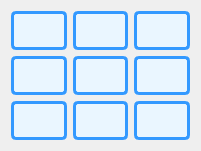
   <widget class="QWidget" name="gridLayoutWidget_22">
    <property name="geometry">
     <rect>
      <x>10</x>
      <y>390</y>
      <width>201</width>
      <height>151</height>
     </rect>
    </property>
    <layout class="QGridLayout" name="gridLayout_26">
     <item row="1" column="0">
      <widget class="QLabel" name="d23">
       <property name="styleSheet">
        <string notr="true">QLabel {
    background-color: #eaf6ff;
    border: 3px solid #3399ff;
    border-radius: 5px;
    color: #003366;
    font: bold 10pt &quot;Segoe UI&quot;;
    qproperty-alignment: AlignCenter;
}
</string>
       </property>
       <property name="text">
        <string/>
       </property>
      </widget>
     </item>
     <item row="2" column="0">
      <widget class="QLabel" name="d26">
       <property name="styleSheet">
        <string notr="true">QLabel {
    background-color: #eaf6ff;
    border: 3px solid #3399ff;
    border-radius: 5px;
    color: #003366;
    font: bold 10pt &quot;Segoe UI&quot;;
    qproperty-alignment: AlignCenter;
}
</string>
       </property>
       <property name="text">
        <string/>
       </property>
      </widget>
     </item>
     <item row="2" column="1">
      <widget class="QLabel" name="d27">
       <property name="styleSheet">
        <string notr="true">QLabel {
    background-color: #eaf6ff;
    border: 3px solid #3399ff;
    border-radius: 5px;
    color: #003366;
    font: bold 10pt &quot;Segoe UI&quot;;
    qproperty-alignment: AlignCenter;
}
</string>
       </property>
       <property name="text">
        <string/>
       </property>
      </widget>
     </item>
     <item row="2" column="2">
      <widget class="QLabel" name="d28">
       <property name="styleSheet">
        <string notr="true">QLabel {
    background-color: #eaf6ff;
    border: 3px solid #3399ff;
    border-radius: 5px;
    color: #003366;
    font: bold 10pt &quot;Segoe UI&quot;;
    qproperty-alignment: AlignCenter;
}
</string>
       </property>
       <property name="text">
        <string/>
       </property>
      </widget>
     </item>
     <item row="1" column="1">
      <widget class="QLabel" name="d24">
       <property name="styleSheet">
        <string notr="true">QLabel {
    background-color: #eaf6ff;
    border: 3px solid #3399ff;
    border-radius: 5px;
    color: #003366;
    font: bold 10pt &quot;Segoe UI&quot;;
    qproperty-alignment: AlignCenter;
}
</string>
       </property>
       <property name="text">
        <string/>
       </property>
      </widget>
     </item>
     <item row="1" column="2">
      <widget class="QLabel" name="d25">
       <property name="styleSheet">
        <string notr="true">QLabel {
    background-color: #eaf6ff;
    border: 3px solid #3399ff;
    border-radius: 5px;
    color: #003366;
    font: bold 10pt &quot;Segoe UI&quot;;
    qproperty-alignment: AlignCenter;
}
</string>
       </property>
       <property name="text">
        <string/>
       </property>
      </widget>
     </item>
     <item row="0" column="2">
      <widget class="QLabel" name="d22">
       <property name="styleSheet">
        <string notr="true">QLabel {
    background-color: #eaf6ff;
    border: 3px solid #3399ff;
    border-radius: 5px;
    color: #003366;
    font: bold 10pt &quot;Segoe UI&quot;;
    qproperty-alignment: AlignCenter;
}
</string>
       </property>
       <property name="text">
        <string/>
       </property>
      </widget>
     </item>
     <item row="0" column="1">
      <widget class="QLabel" name="d21">
       <property name="styleSheet">
        <string notr="true">QLabel {
    background-color: #eaf6ff;
    border: 3px solid #3399ff;
    border-radius: 5px;
    color: #003366;
    font: bold 10pt &quot;Segoe UI&quot;;
    qproperty-alignment: AlignCenter;
}
</string>
       </property>
       <property name="text">
        <string/>
       </property>
      </widget>
     </item>
     <item row="0" column="0">
      <widget class="QLabel" name="d20">
       <property name="styleSheet">
        <string notr="true">QLabel {
    background-color: #eaf6ff;
    border: 3px solid #3399ff;
    border-radius: 5px;
    color: #003366;
    font: bold 10pt &quot;Segoe UI&quot;;
    qproperty-alignment: AlignCenter;
}
</string>
       </property>
       <property name="text">
        <string/>
       </property>
      </widget>
     </item>
    </layout>
   </widget>
